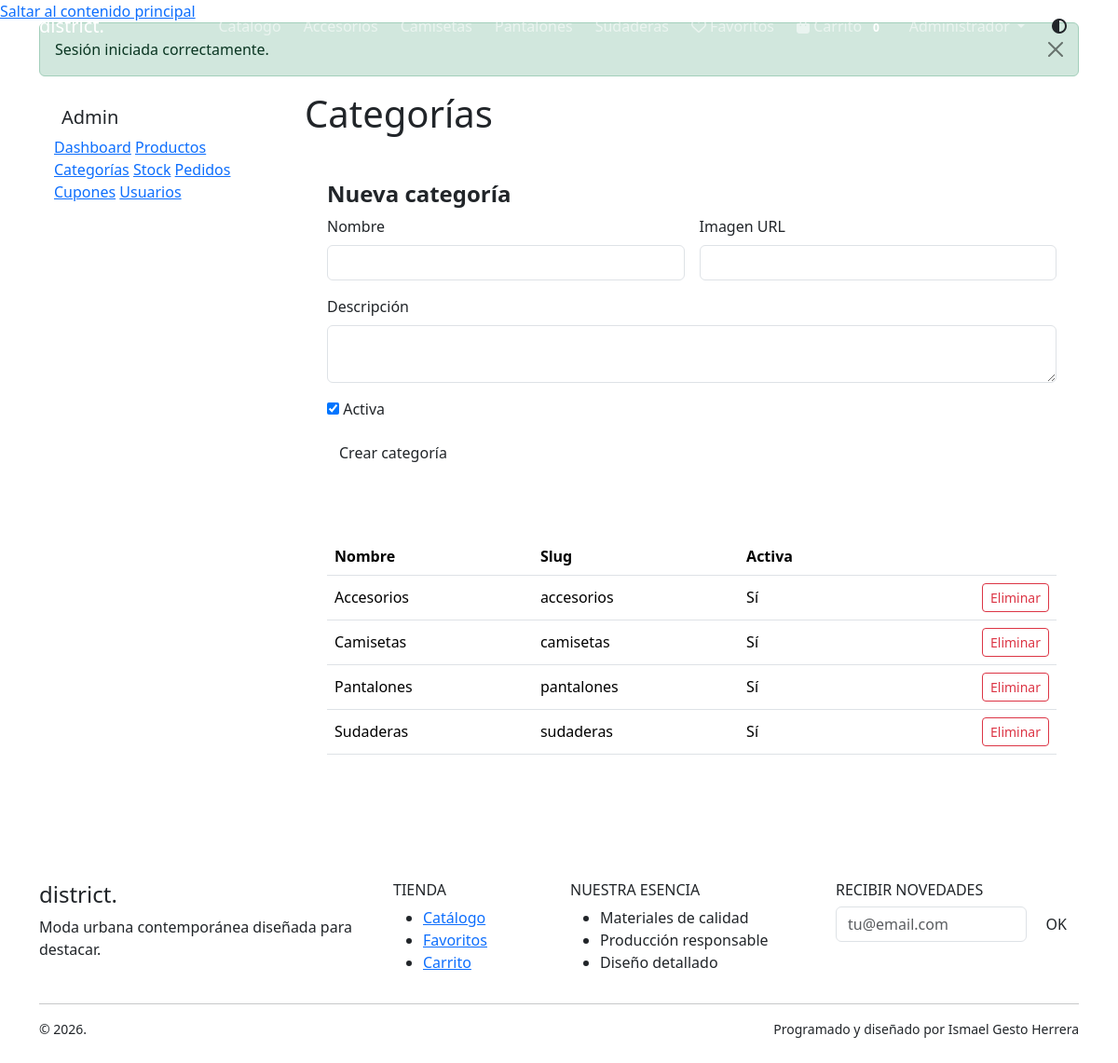
/admin/categorias.php (signed in), run on the app's committed database.
### tables this page shows
CREATE TABLE categorias (
    id INT AUTO_INCREMENT PRIMARY KEY,
    nombre VARCHAR(100) NOT NULL UNIQUE,
    slug VARCHAR(120) NOT NULL UNIQUE,
    descripcion TEXT NULL,
    imagen VARCHAR(255) NULL,
    activa TINYINT(1) NOT NULL DEFAULT 1,
    creada_en TIMESTAMP DEFAULT CURRENT_TIMESTAMP
);

### php/config.php (called while the page is built, shortened)
<?php
function e(?string $value): string
{
    return htmlspecialchars($value ?? '', ENT_QUOTES, 'UTF-8');
}
function url(string $path = ''): string
{
    $base = rtrim(BASE_URL, '/');
    $path = ltrim($path, '/');
    if ($path === '') {
        return $base !== '' ? $base : '/';
    }
    return ($base !== '' ? $base : '') . '/' . $path;
}
function is_logged(): bool
{
    return isset($_SESSION['user']);
}
function current_user(): ?array
{
    return $_SESSION['user'] ?? null;
}
function get_flash_messages(): array
{
    $messages = $_SESSION['flash'] ?? [];
    return $messages;
}
function cart_count(): int
{
    $count = 0;
    return $count;
}

### admin/categorias.php (the view, shortened to what this page needs)
<?php
require_once __DIR__ . '/_header.php';
$categories = $pdo->query('SELECT * FROM categorias ORDER BY nombre')->fetchAll();
?>
<h1 class="fw-black display-6 mb-4">Categorías</h1>
<div class="surface-card p-4 mb-4">
    <h2 class="h4 fw-bold">Nueva categoría</h2>
    <form method="post" class="row g-3">
        <div class="col-md-6"><label class="form-label">Nombre</label><input class="form-control" name="nombre" required></div>
        <div class="col-md-6"><label class="form-label">Imagen URL</label><input class="form-control" name="imagen"></div>
        <div class="col-12"><label class="form-label">Descripción</label><textarea class="form-control" name="descripcion"></textarea></div>
        <div class="col-12"><label><input type="checkbox" name="activa" checked> Activa</label></div>
        <div class="col-12"><button class="btn btn-accent">Crear categoría</button></div>
    </form>
</div>
<div class="surface-card p-4">
    <table class="table align-middle">
        <thead><tr><th>Nombre</th><th>Slug</th><th>Activa</th><th></th></tr></thead>
        <tbody>
            <?php foreach ($categories as $cat): ?>
                <tr>
                    <td><?= e($cat['nombre']) ?></td>
                    <td><?= e($cat['slug']) ?></td>
                    <td><?= $cat['activa'] ? 'Sí' : 'No' ?></td>
                    <td class="text-end">
                        <form method="post" class="d-inline" data-confirm="¿Eliminar categoría?">
                            <button class="btn btn-sm btn-outline-danger">Eliminar</button>
                        </form>
                    </td>
                </tr>
            <?php endforeach; ?>
        </tbody>
    </table>
</div>
<?php require_once __DIR__ . '/_footer.php'; ?>

### php/header.php (shortened to what this page needs)
<?php
require_once __DIR__ . '/config.php';
$categoriesStmt = $pdo->query('SELECT nombre, slug FROM categorias WHERE activa = 1 ORDER BY nombre');
$navCategories = $categoriesStmt->fetchAll();
$appBaseUrl = rtrim(url(), '/');
?>
<!doctype html>
<html lang="es" data-theme="dark">
<head>
    <link href="https://cdn.jsdelivr.net/npm/bootstrap@5.3.3/dist/css/bootstrap.min.css" rel="stylesheet">
    <link href="https://cdnjs.cloudflare.com/ajax/libs/font-awesome/6.5.2/css/all.min.css" rel="stylesheet">
    <link href="<?= url('css/styles.css') ?>" rel="stylesheet">
</head>
<body data-base="<?= e($appBaseUrl) ?>">
<a href="#main-content" class="skip-link">Saltar al contenido principal</a>
<nav class="navbar navbar-expand-lg navbar-dark fixed-top glass-nav" aria-label="Navegación principal">
    <div class="container">
        <a class="navbar-brand fw-black tracking" href="<?= url('index.php') ?>">
            district<span class="accent-dot">.</span>
        </a>
        <div class="collapse navbar-collapse" id="mainNavbar">
            <ul class="navbar-nav ms-auto align-items-lg-center gap-lg-2">
                <li class="nav-item">
                    <a class="nav-link" href="<?= url('catalogo.php') ?>">Catálogo</a>
                </li>
                <?php foreach ($navCategories as $cat): ?>
                    <li class="nav-item d-none d-lg-block">
                        <a class="nav-link small" href="<?= e(url('catalogo.php?categoria=' . rawurlencode($cat['slug']))) ?>">
                            <?= e($cat['nombre']) ?>
                        </a>
                    </li>
                <?php endforeach; ?>
                <li class="nav-item">
                    <a class="nav-link" href="<?= url('favoritos.php') ?>">
                        <i class="fa-regular fa-heart"></i>
                        Favoritos
                    </a>
                </li>
                <li class="nav-item">
                    <a class="nav-link position-relative" href="<?= url('carrito.php') ?>">
                        <i class="fa-solid fa-bag-shopping"></i>
                        Carrito
                        <span class="cart-count badge rounded-pill bg-accent"><?= cart_count() ?></span>
                    </a>
                </li>
                <?php if (is_logged()): ?>
                    <li class="nav-item dropdown">
                        <a class="nav-link dropdown-toggle" href="#" role="button" data-bs-toggle="dropdown">
                            <?= e(current_user()['nombre']) ?>
                        </a>
                    </li>
                <?php else: ?>
                    <li class="nav-item">
                        <a class="btn btn-outline-light btn-sm" href="<?= url('login.php') ?>">Entrar</a>
                    </li>
                <?php endif; ?>
                <li class="nav-item">
                    <button class="btn btn-icon" id="themeToggle" type="button" aria-label="Cambiar tema">
                        <i class="fa-solid fa-circle-half-stroke"></i>
                    </button>
                </li>
            </ul>
        </div>
    </div>
</nav>
<main id="main-content" class="main-space">
    <div class="container flash-container">
        <?php foreach (get_flash_messages() as $message): ?>
            <div class="alert alert-<?= e($message['type']) ?> alert-dismissible fade show" role="alert">
                <?= e($message['message']) ?>
                <button type="button" class="btn-close" data-bs-dismiss="alert" aria-label="Cerrar"></button>
            </div>
        <?php endforeach; ?>
    </div>

### data on the page
categorias: nombre "Accesorios", slug "accesorios", activa "Sí"
categorias: nombre "Camisetas", slug "camisetas", activa "Sí"
categorias: nombre "Pantalones", slug "pantalones", activa "Sí"
categorias: nombre "Sudaderas", slug "sudaderas", activa "Sí"

### other printed values
cart_count() "0"
current_user()['nombre'] "Administrador"
$message['message'] "Sesión iniciada correctamente."
